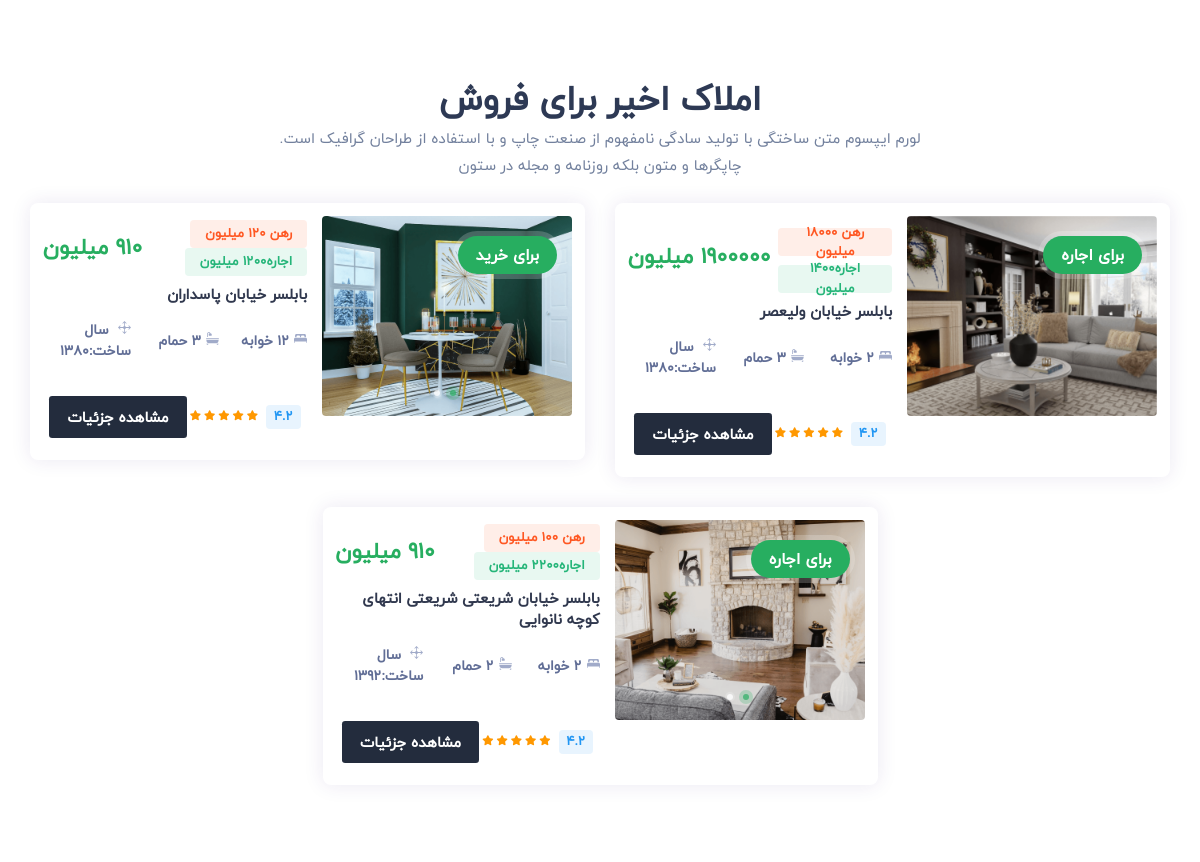
The app's page / (middle part), older data.
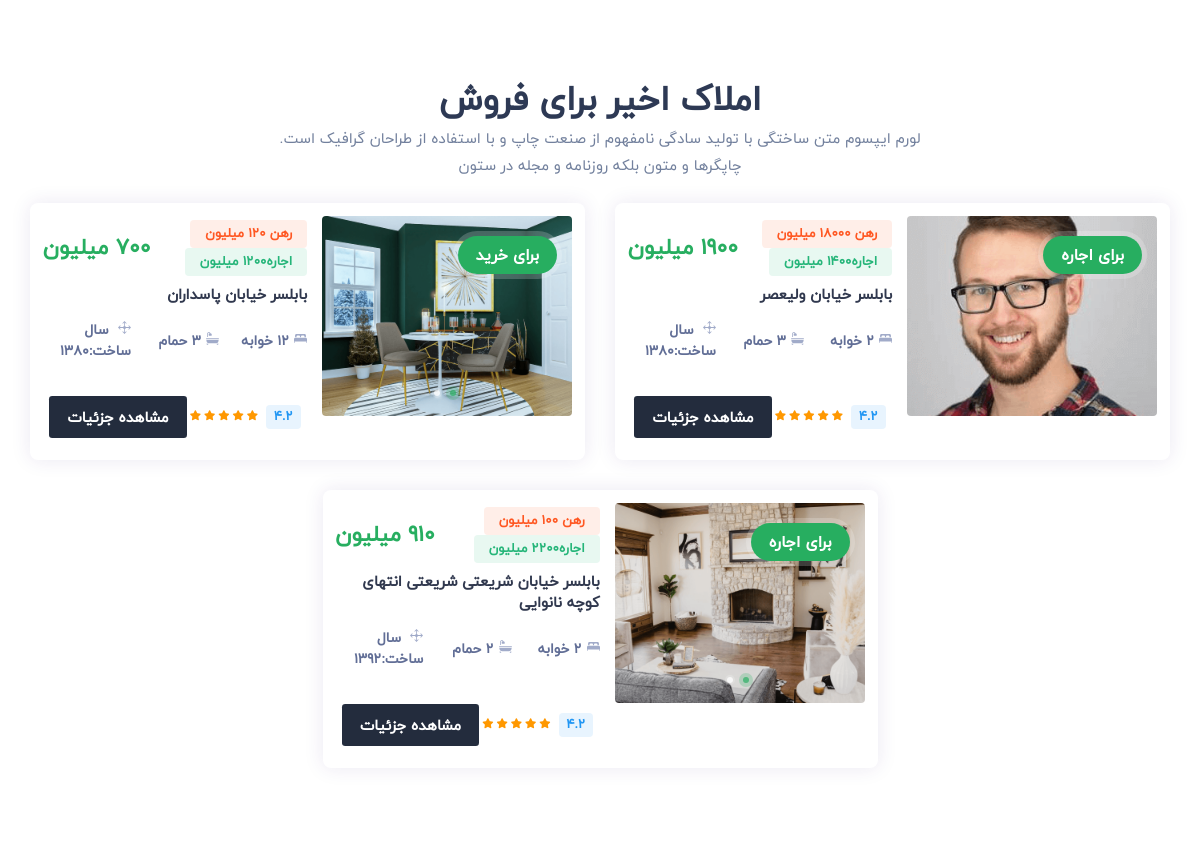
The same page, newer data.
### posts/models.py (models this page shows)
class aparteman_images(models.Model):
    place = models.ForeignKey(aparteman,on_delete=models.CASCADE)
    image = models.ImageField()
    alt = models.CharField(max_length=50)

### home/views.py (the view)
# urls.py: 2. Add a URL to urlpatterns:  path('', views.home, name='home')
def home(request):
    context = {
    "CommentHome":commentHome.objects.all(),
    "apartemans":aparteman.objects.filter(active=True)
    }
    return render(request,'home.html',context)

### templates/home.html (shortened to what this page needs)
{% extends 'base.html' %}
{% load static %}
{% block body %}
			<section class="min">
				<div class="container">
					<div class="row justify-content-center">
						<div class="col-lg-7 col-md-10 text-center">
							<div class="sec-heading center mb-4">
								<h2>املاک اخیر برای فروش</h2>
								<p>لورم ایپسوم متن ساختگی با تولید سادگی نامفهوم از صنعت چاپ و با استفاده از طراحان گرافیک است. چاپگرها و متون بلکه روزنامه و مجله در ستون</p>
							</div>
						</div>
					</div>
					<div class="row justify-content-center">
						{% for apa in apartemans %}
						<div class="col-xl-6 col-lg-12 col-md-12 col-sm-12">
							<div class="property-listing list_view">
								<div class="listing-img-wrapper">
									<div class="_exlio_125">{{apa.status_buy}}</div>
									<div class="list-img-slide">
										<div class="click">
											{% for x in apa.aparteman_images_set.all %}
											<div><a href="single-property-1.html"><img src="{{x.image.url}}" class="img-fluid mx-auto" alt="" /></a></div>
											{% endfor %}
										</div>
									</div>
								</div>
								<div class="list_view_flex">
									<div class="listing-detail-wrapper mt-1">
										<div class="listing-short-detail-wrap">
											<div class="_card_list_flex mb-2">
												<div class="_card_flex_01">
													<span class="_list_blickes _netork">رهن {{apa.gheymat_rahn}} میلیون</span>
													<span class="_list_blickes types">اجاره{{apa.gheymat_ejare}} میلیون</span>
												</div>
												<div class="_card_flex_last">
													<h6 class="listing-card-info-price mb-0">{{apa.gheymat}} میلیون</h6>
												</div>
											</div>
											<div class="_card_list_flex">
												<div class="_card_flex_01">
													<h4 class="listing-name verified"><a href="single-property-1.html" class="prt-link-detail">{{apa.locations}}</a></h4>
												</div>
											</div>
										</div>
									</div>
									<div class="price-features-wrapper">
										<div class="list-fx-features">
											<div class="listing-card-info-icon">
												<div class="inc-fleat-icon"><img src="{% static 'assets/img/bed.svg' %}" width="13" alt="" /></div>{{apa.tedad_otagh}} خوابه
											</div>
											<div class="listing-card-info-icon">
												<div class="inc-fleat-icon"><img src="{% static 'assets/img/bathtub.svg' %}" width="13" alt="" /></div>{{apa.tedad_dastshoe}} حمام
											</div>
											<div class="listing-card-info-icon">
												<div class="inc-fleat-icon"><img src="{% static 'assets/img/move.svg' %}" width="13" alt="" /></div> سال ساخت:{{apa.sal_sakht}}										</div>
										</div>
									</div>
									<div class="listing-detail-footer">
										<div class="footer-first">
											<div class="foot-rates">
												<span class="elio_rate good">4.2</span>
												<div class="_rate_stio">
													<i class="fa fa-star"></i>
													<i class="fa fa-star"></i>
													<i class="fa fa-star"></i>
													<i class="fa fa-star"></i>
													<i class="fa fa-star"></i>
												</div>
											</div>
										</div>
										<div class="footer-flex">
											<a href="property-detail.html" class="prt-view">مشاهده جزئیات</a>
										</div>
									</div>
								</div>
							</div>
						</div>
						{% endfor %}
					</div>
				</div>
			</section>
{% endblock %}

Row changes from the older to the newer data that the page shows:
changed aparteman_images (number 1 of 3 on the later page): image: a different picture
